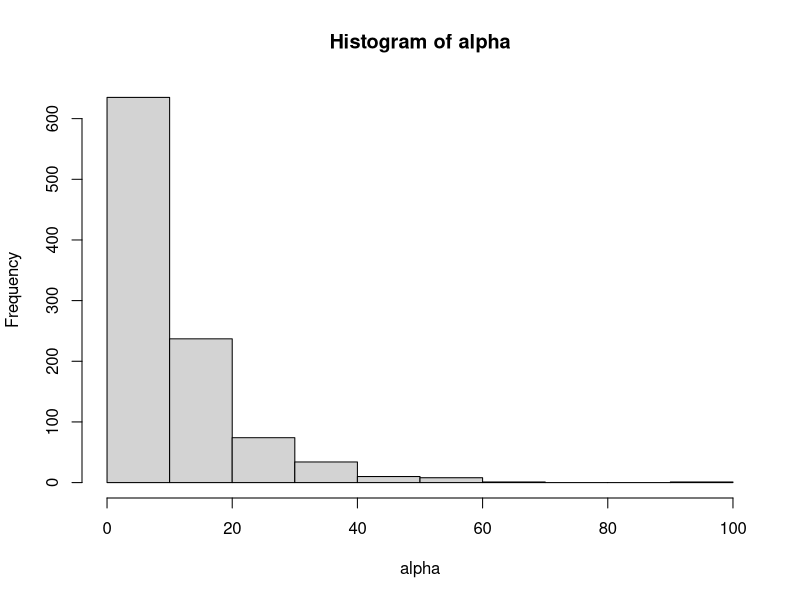
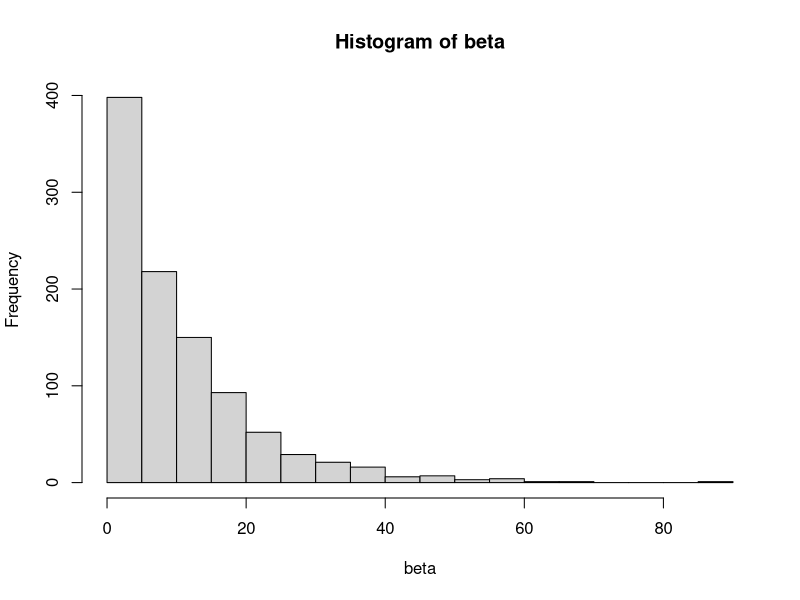
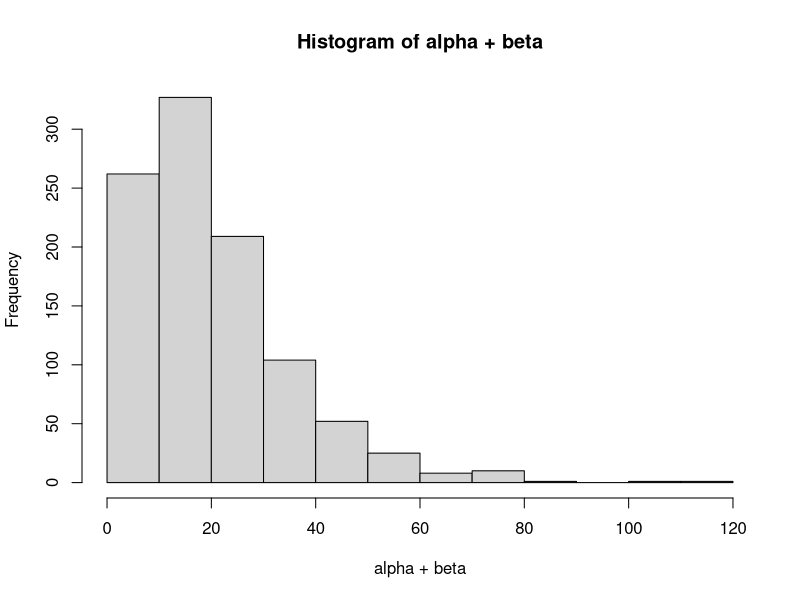
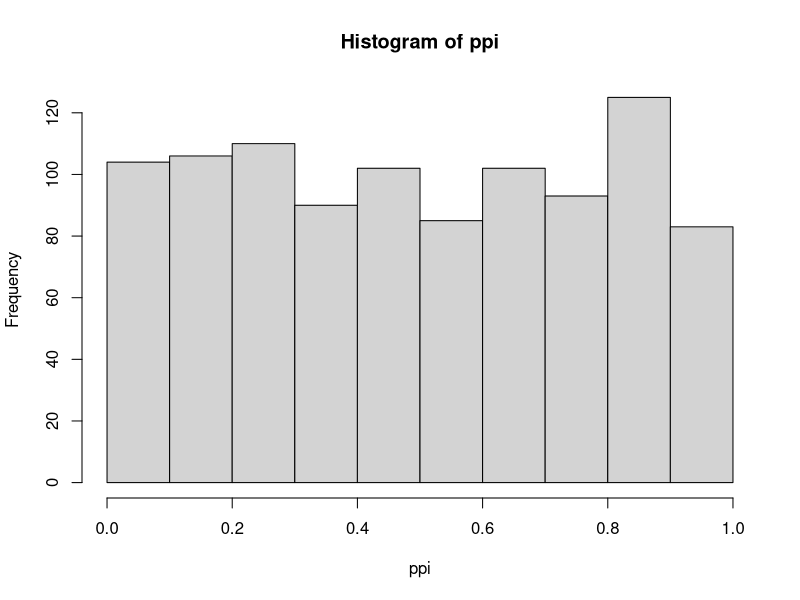
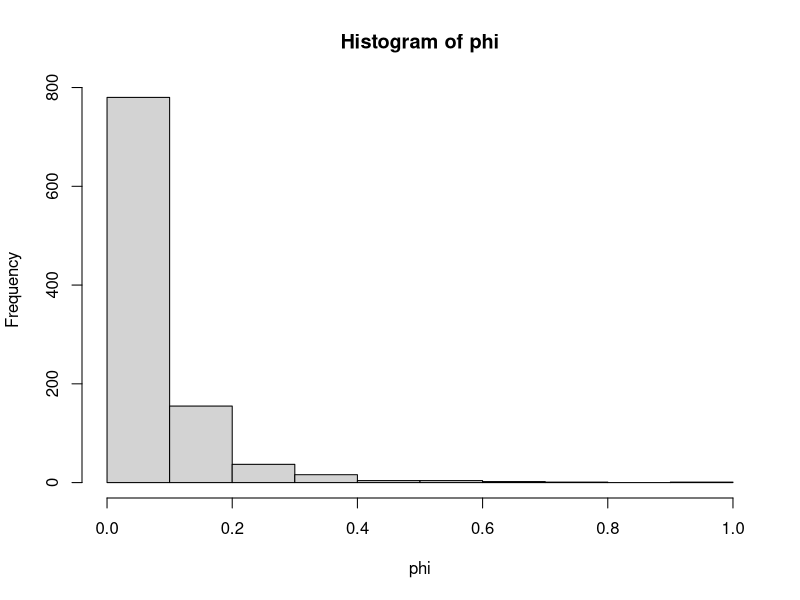
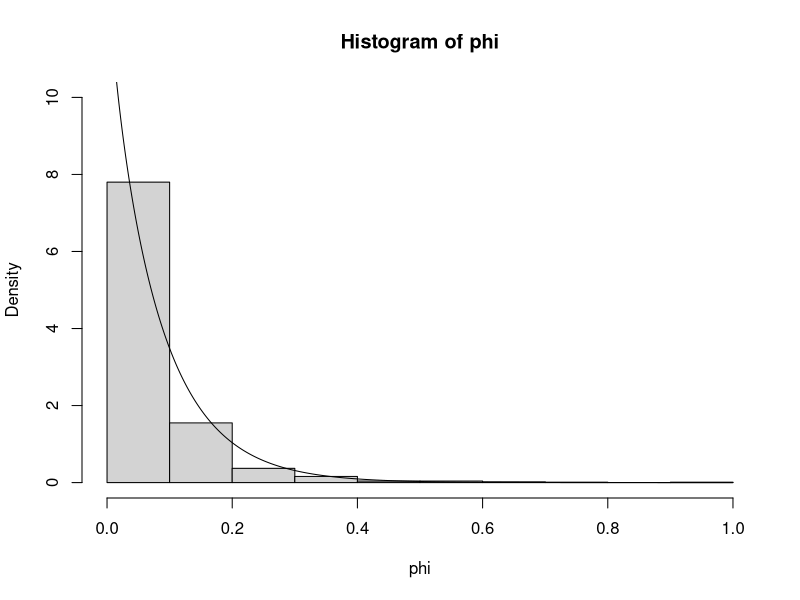

Source code (R) for these figures, in order:
#lambda <- 1/6.5 # A little closer to Schuckers 2002 paper
lambda <- 1/10

alpha <- rexp(n = 1000, rate = lambda)
beta  <- rexp(n = 1000, rate = lambda)
hist(alpha)
hist(beta, bre=20)
hist(alpha+beta)
mean(alpha+beta)
var(alpha+beta)

# Implied priors on ppi and phi
ppi <- alpha/(alpha+beta)
phi <- 1/(alpha+beta+1)
hist(ppi)
hist(phi)
mean(phi)
var(phi)

m <- mean(phi)
v <- var(phi)
a <- m^2/v
b <- m/v
a
b
xx <- seq(from=0, to=1, length.out=1000)
yy <- dgamma(xx, shape = a, rate = b)
hist(phi, probability = T, ylim=c(0,10))
lines(xx,yy)

# Basically prior over ppi is uniform and gamma over phi
